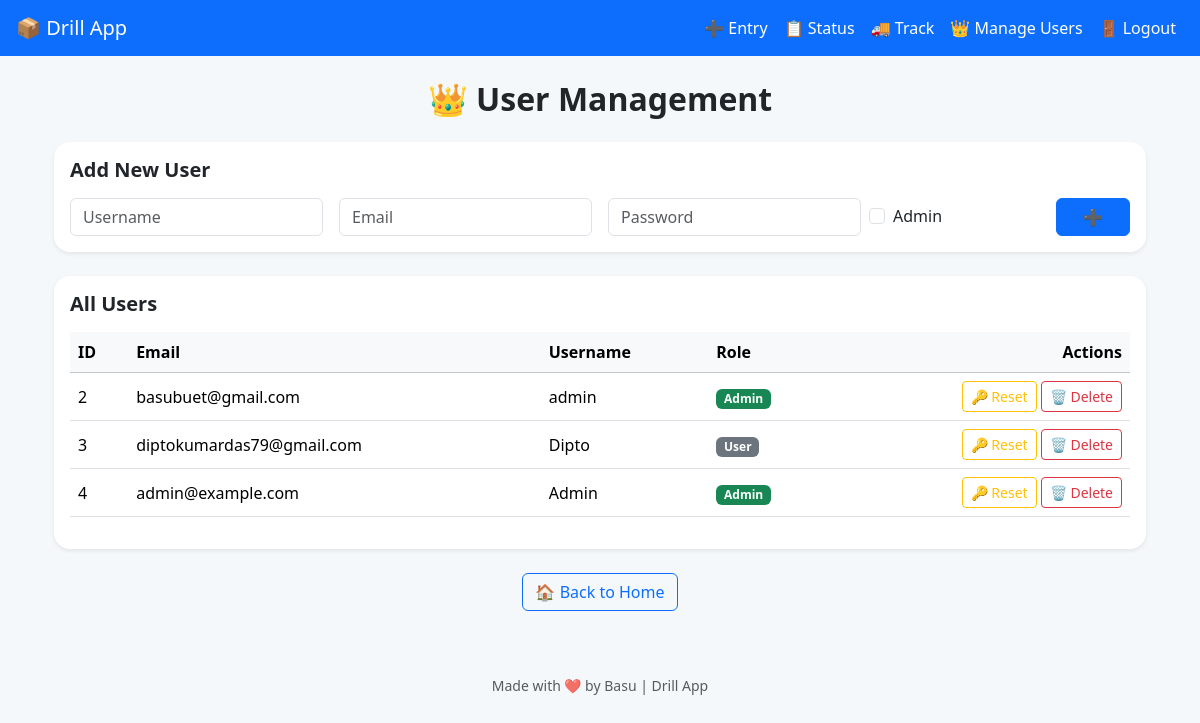
The app's page /admin/users (signed in) with its own data.
### tables this page shows
CREATE TABLE users (
                    id INTEGER PRIMARY KEY AUTOINCREMENT,
                    email TEXT UNIQUE NOT NULL,
                    password_hash TEXT NOT NULL,
                    username TEXT NOT NULL,
                    is_admin INTEGER DEFAULT 0,
                    courier_api_key TEXT,
                    courier_secret_key TEXT,
                    courier_merchant_id TEXT
                );

### app.py (the view)
@app.route("/admin/users")
def admin_users():
    if "user_id" not in session or not session.get("is_admin"):
        flash("Access denied.")
        return redirect(url_for("login"))
    db = get_db()
    c = db.cursor()
    c.execute("SELECT id, email, username, is_admin FROM users ORDER BY id ASC")
    users = c.fetchall()
    return render_template("admin_users.html", users=users)

### app.py (called while the page is built)
def get_db():
    db = getattr(g, "_database", None)
    if db is None:
        need_init = not os.path.exists(DATABASE)
        db = g._database = sqlite3.connect(DATABASE)
        db.row_factory = sqlite3.Row
        if need_init:
            init_db(db)
    return db

@app.teardown_appcontext
def close_connection(exception):
    db = getattr(g, "_database", None)
    if db is not None:
        db.close()

### templates/admin_users.html (shortened to what this page needs)
{% extends "base.html" %}
{% block content %}
<div class="container mt-3">
  <h2 class="text-center mb-4 fw-bold">👑 User Management</h2>
  <div class="card shadow-sm border-0 mb-4">
    <div class="card-body">
      <h5 class="fw-bold mb-3">Add New User</h5>
      <form action="{{ url_for('add_user') }}" method="post" class="row gy-2 gx-3 align-items-center">
        <div class="col-md-3 col-12">
          <input type="text" name="username" class="form-control" placeholder="Username" required>
        </div>
        <div class="col-md-3 col-12">
          <input type="email" name="email" class="form-control" placeholder="Email" required>
        </div>
        <div class="col-md-3 col-12">
          <input type="password" name="password" class="form-control" placeholder="Password" required>
        </div>
        <div class="col-md-2 col-6 form-check text-start ps-4">
          <input class="form-check-input" type="checkbox" name="is_admin" id="is_admin">
          <label class="form-check-label" for="is_admin">Admin</label>
        </div>
        <div class="col-md-1 col-6 text-end">
          <button type="submit" class="btn btn-primary w-100">➕</button>
        </div>
      </form>
    </div>
  </div>
  <div class="card shadow-sm border-0">
    <div class="card-body">
      <h5 class="fw-bold mb-3">All Users</h5>
      <div class="table-responsive">
        <table class="table table-hover align-middle">
          <thead class="table-light">
            <tr>
              <th>ID</th>
              <th>Email</th>
              <th>Username</th>
              <th>Role</th>
              <th class="text-end">Actions</th>
            </tr>
          </thead>
          <tbody>
            {% for user in users %}
            <tr>
              <td>{{ user['id'] }}</td>
              <td>{{ user['email'] }}</td>
              <td>{{ user['username'] }}</td>
              <td>
                {% if user['is_admin'] %}
                  <span class="badge bg-success">Admin</span>
                {% else %}
                  <span class="badge bg-secondary">User</span>
                {% endif %}
              </td>
              <td class="text-end">
                <form action="{{ url_for('reset_user_password', user_id=user['id']) }}" method="post" class="d-inline">
                  <button type="submit" class="btn btn-sm btn-outline-warning">🔑 Reset</button>
                </form>
                <form action="{{ url_for('delete_user', user_id=user['id']) }}" method="post" class="d-inline" onsubmit="return confirm('Delete this user?');">
                  <button type="submit" class="btn btn-sm btn-outline-danger">🗑️ Delete</button>
                </form>
              </td>
            </tr>
            {% endfor %}
          </tbody>
        </table>
      </div>
    </div>
  </div>
  <div class="text-center mt-4">
    <a href="{{ url_for('home') }}" class="btn btn-outline-primary">🏠 Back to Home</a>
  </div>
</div>
{% endblock %}

### templates/base.html (style rules this page uses)
body { background-color: #f5f8fa; }
.card { border-radius: 1rem; }

### records on screen
users: id "2", email "basubuet@gmail.com", username "admin", is_admin "Admin"
users: id "3", email "diptokumardas79@gmail.com", username "Dipto", is_admin "User"
users: id "4", email "admin@example.com", username "Admin", is_admin "Admin"
